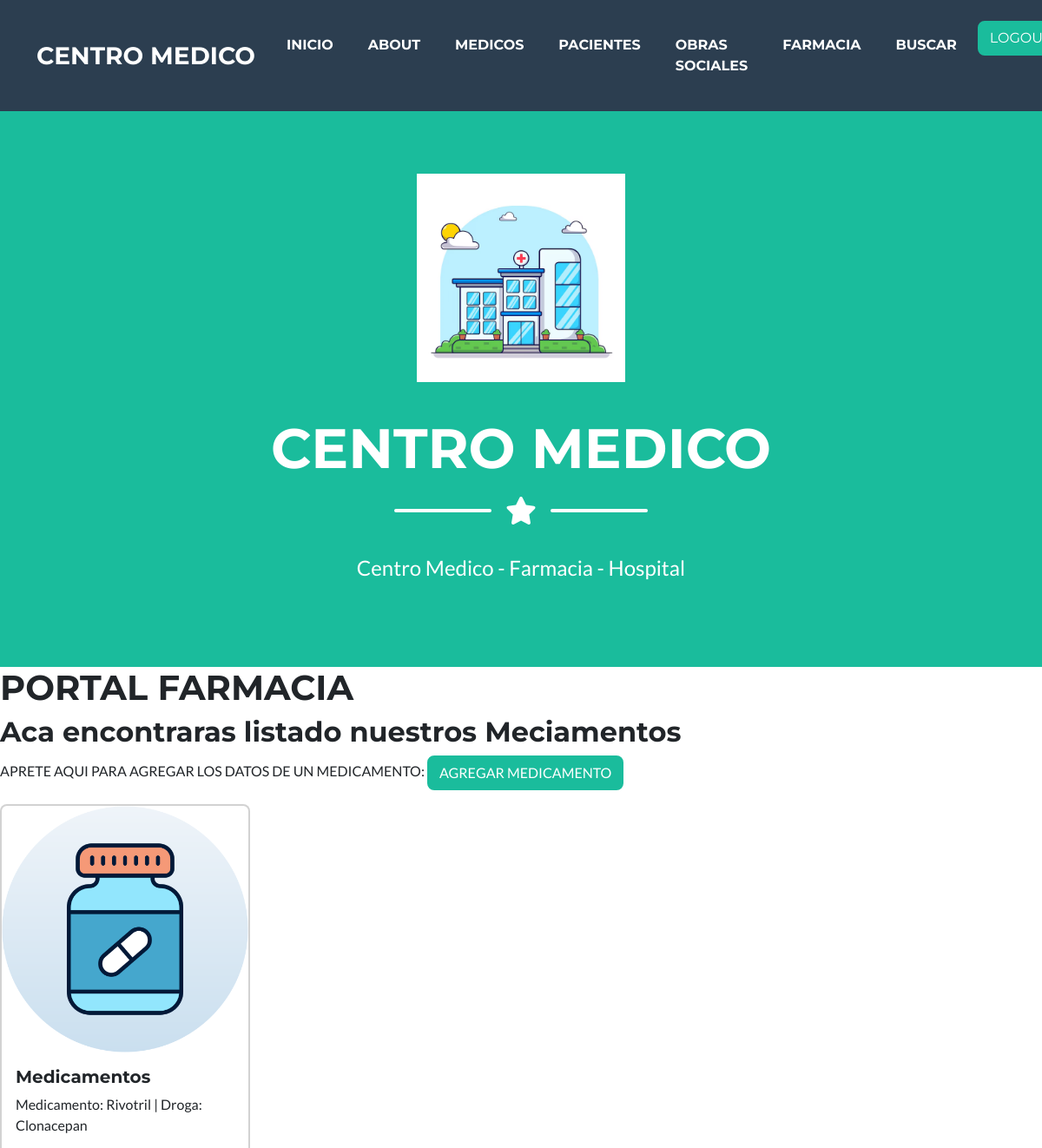
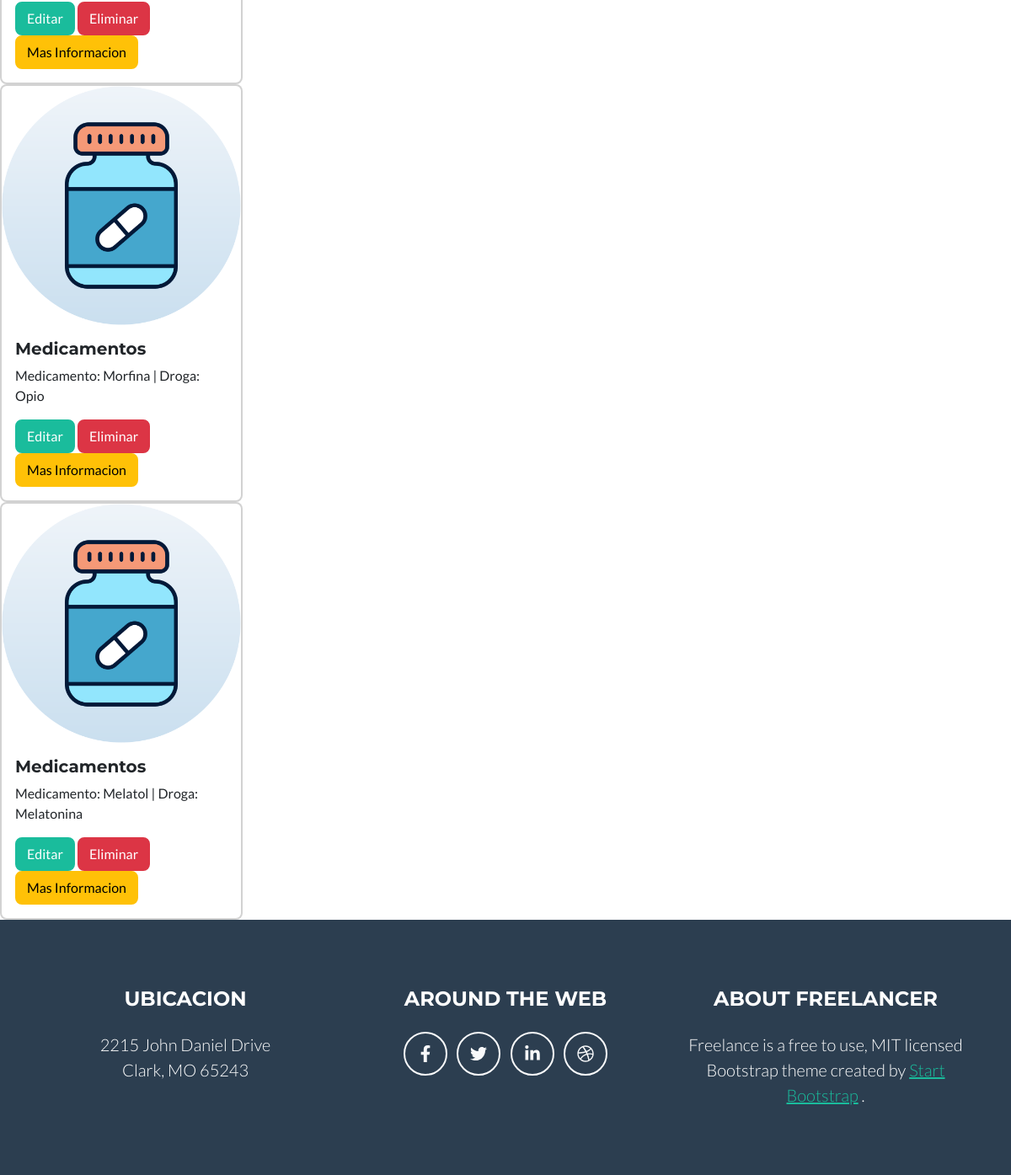
The page /farmacia_lista/ (signed in) on the database its author committed (2 pictures, top to bottom).
### centromed/models.py (models this page shows, shortened)
class Farmacia (models.Model):
    medicamento= models.CharField(max_length= 20)
    droga= models.CharField (max_length= 20)
    receta= models.BooleanField()

### centromed/views.py (the view)
# urls.py: path("farmacia_lista/", FarmaciaListView.as_view(), name= "farmacia_lista"),
class FarmaciaListView(LoginRequiredMixin, ListView):
    model= Farmacia
    context_object_name = "farmacias"
    template_name = "centromed/farmacia_lista.html"

### centromed/templates/centromed/farmacia_lista.html (shortened to what this page needs)
{% extends 'centromed/base.html' %}
{% load static %}
{% block mutable %}
    <h1>PORTAL FARMACIA</h1>
    <h2>Aca encontraras listado nuestros Meciamentos</h2>
    {% if request.user.is_superuser %}
        <p>APRETE AQUI PARA AGREGAR LOS DATOS DE UN MEDICAMENTO: <a class="btn btn-primary" href="{% url 'farmacia_crear'%}" role="button">AGREGAR MEDICAMENTO</a></p>
    {% endif %}
    {% for farmacia in farmacias %}
    <div class="card"  style="width: 18rem;">
        <img src="{% static 'centromed/assets/img/portfolio/medicamento.png' %}" class="card-img-top" alt="...">
        <div class="card-body">
        <h5 class="card-title">Medicamentos</h5>
        <p>Medicamento: {{farmacia.medicamento}} | Droga: {{farmacia.droga}} </p>
        {% if request.user.is_superuser %}
            <a class="btn btn-primary" href="{% url 'farmacia_update' farmacia.pk %}" role="button">Editar</a>
            <a class="btn btn-danger" href="{% url 'farmacia_delete' farmacia.pk %}" role="button">Eliminar</a>
            <a class="btn btn-warning" href="{% url 'farmacia_detail' farmacia.pk %}" role="button">Mas Informacion</a>
        {% else %}
            <a class="btn btn-warning" href="{% url 'medico_detail' medico.pk %}" role="button">Mas Informacion</a> </a>
        {% endif %}
        </div>
    </div>
    {% endfor %}
{% endblock %}

### rows shown on the page
Farmacia: medicamento "Rivotril", droga "Clonacepan"
Farmacia: medicamento "Morfina", droga "Opio"
Farmacia: medicamento "Melatol", droga "Melatonina"
